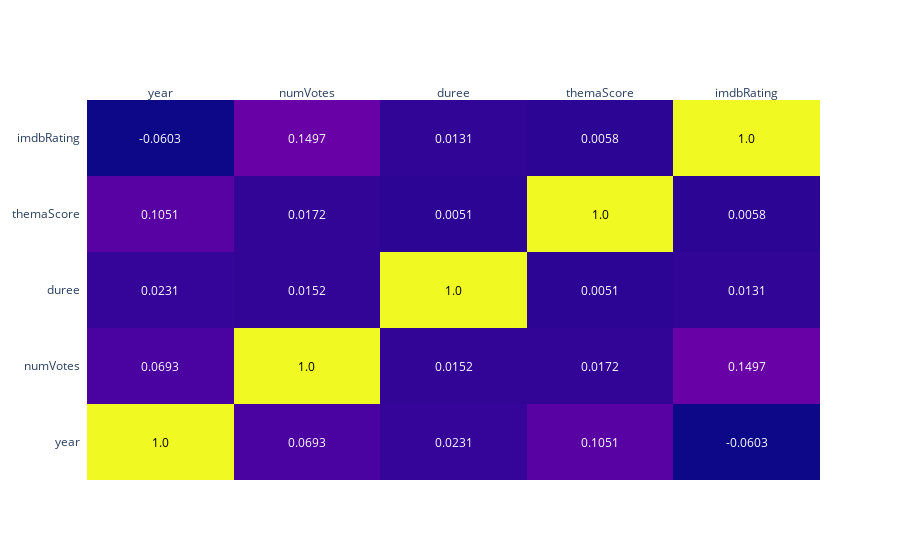

Notebook source saved alongside this figure:
### Code cell
dataset = pd.read_csv(r'src/dataset.csv', delimiter=',', on_bad_lines='skip')

corr_matrix = round(dataset.corr(), 4)

fig = ff.create_annotated_heatmap(corr_matrix.values,
                                  x = corr_matrix.columns.values.tolist(),
                                  y = corr_matrix.index.values.tolist(),
                                  )

fig.show()

### Figure 1 — Plotly figure (JSON) as saved in the notebook; plotly's stock layout.template omitted (floating-point values rounded to 4 significant figures)
{"data": [{"colorscale": [[0, "#0d0887"], [0.1111, "#46039f"], [0.2222, "#7201a8"], [0.3333, "#9c179e"], [0.4444, "#bd3786"], [0.5556, "#d8576b"], [0.6667, "#ed7953"], [0.7778, "#fb9f3a"], [0.8889, "#fdca26"], [1, "#f0f921"]], "reversescale": false, "showscale": false, "type": "heatmap", "x": ["year", "numVotes", "duree", "themaScore", "imdbRating"], "y": ["year", "numVotes", "duree", "themaScore", "imdbRating"], "z": [[1, 0.0693, 0.0231, 0.1051, -0.0603], [0.0693, 1, 0.0152, 0.0172, 0.1497], [0.0231, 0.0152, 1, 0.0051, 0.0131], [0.1051, 0.0172, 0.0051, 1, 0.0058], [-0.0603, 0.1497, 0.0131, 0.0058, 1]]}], "layout": {"annotations": [{"font": {"color": "#000000"}, "showarrow": false, "text": "1.0", "x": "year", "xref": "x", "y": "year", "yref": "y"}, {"font": {"color": "#FFFFFF"}, "showarrow": false, "text": "0.0693", "x": "numVotes", "xref": "x", "y": "year", "yref": "y"}, {"font": {"color": "#FFFFFF"}, "showarrow": false, "text": "0.0231", "x": "duree", "xref": "x", "y": "year", "yref": "y"}, {"font": {"color": "#FFFFFF"}, "showarrow": false, "text": "0.1051", "x": "themaScore", "xref": "x", "y": "year", "yref": "y"}, {"font": {"color": "#FFFFFF"}, "showarrow": false, "text": "-0.0603", "x": "imdbRating", "xref": "x", "y": "year", "yref": "y"}, {"font": {"color": "#FFFFFF"}, "showarrow": false, "text": "0.0693", "x": "year", "xref": "x", "y": "numVotes", "yref": "y"}, {"font": {"color": "#000000"}, "showarrow": false, "text": "1.0", "x": "numVotes", "xref": "x", "y": "numVotes", "yref": "y"}, {"font": {"color": "#FFFFFF"}, "showarrow": false, "text": "0.0152", "x": "duree", "xref": "x", "y": "numVotes", "yref": "y"}, {"font": {"color": "#FFFFFF"}, "showarrow": false, "text": "0.0172", "x": "themaScore", "xref": "x", "y": "numVotes", "yref": "y"}, {"font": {"color": "#FFFFFF"}, "showarrow": false, "text": "0.1497", "x": "imdbRating", "xref": "x", "y": "numVotes", "yref": "y"}, {"font": {"color": "#FFFFFF"}, "showarrow": false, "text": "0.0231", "x": "year", "xref": "x", "y": "duree", "yref": "y"}, {"font": {"color": "#FFFFFF"}, "showarrow": false, "text": "0.0152", "x": "numVotes", "xref": "x", "y": "duree", "yref": "y"}, {"font": {"color": "#000000"}, "showarrow": false, "text": "1.0", "x": "duree", "xref": "x", "y": "duree", "yref": "y"}, {"font": {"color": "#FFFFFF"}, "showarrow": false, "text": "0.0051", "x": "themaScore", "xref": "x", "y": "duree", "yref": "y"}, {"font": {"color": "#FFFFFF"}, "showarrow": false, "text": "0.0131", "x": "imdbRating", "xref": "x", "y": "duree", "yref": "y"}, {"font": {"color": "#FFFFFF"}, "showarrow": false, "text": "0.1051", "x": "year", "xref": "x", "y": "themaScore", "yref": "y"}, {"font": {"color": "#FFFFFF"}, "showarrow": false, "text": "0.0172", "x": "numVotes", "xref": "x", "y": "themaScore", "yref": "y"}, {"font": {"color": "#FFFFFF"}, "showarrow": false, "text": "0.0051", "x": "duree", "xref": "x", "y": "themaScore", "yref": "y"}, {"font": {"color": "#000000"}, "showarrow": false, "text": "1.0", "x": "themaScore", "xref": "x", "y": "themaScore", "yref": "y"}, {"font": {"color": "#FFFFFF"}, "showarrow": false, "text": "0.0058", "x": "imdbRating", "xref": "x", "y": "themaScore", "yref": "y"}, {"font": {"color": "#FFFFFF"}, "showarrow": false, "text": "-0.0603", "x": "year", "xref": "x", "y": "imdbRating", "yref": "y"}, {"font": {"color": "#FFFFFF"}, "showarrow": false, "text": "0.1497", "x": "numVotes", "xref": "x", "y": "imdbRating", "yref": "y"}, {"font": {"color": "#FFFFFF"}, "showarrow": false, "text": "0.0131", "x": "duree", "xref": "x", "y": "imdbRating", "yref": "y"}, {"font": {"color": "#FFFFFF"}, "showarrow": false, "text": "0.0058", "x": "themaScore", "xref": "x", "y": "imdbRating", "yref": "y"}, {"font": {"color": "#000000"}, "showarrow": false, "text": "1.0", "x": "imdbRating", "xref": "x", "y": "imdbRating", "yref": "y"}], "xaxis": {"dtick": 1, "gridcolor": "rgb(0, 0, 0)", "side": "top", "ticks": ""}, "yaxis": {"dtick": 1, "ticks": "", "ticksuffix": "  "}}}
